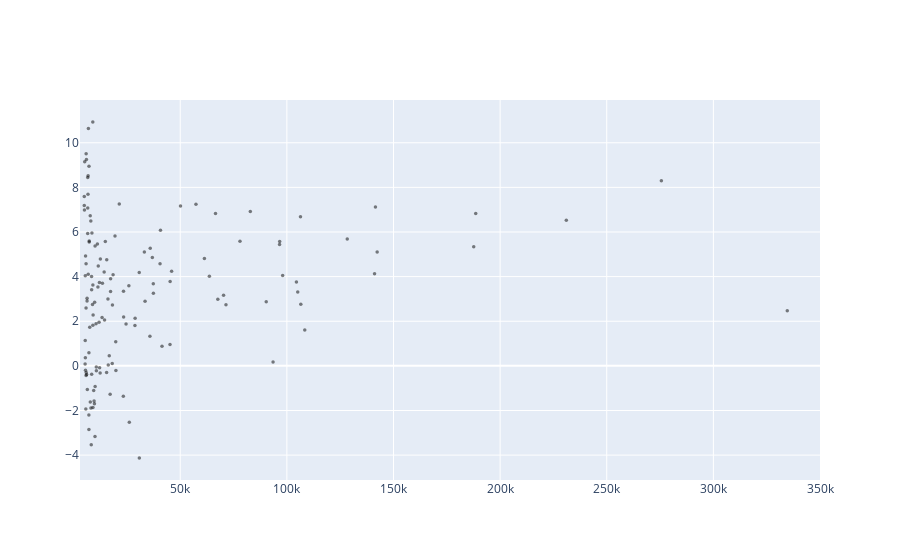

The code cell stored with this chart in its notebook:
### Code cell
fig = go.Figure()
scatter = go.Scatter(x= preparedDfForDelayByAirport["TOTAL_FLIGHTS"], y = preparedDfForDelayByAirport["AVERAGE_ARRIVAL_DELAY"], mode = "markers", name = "",
                    customdata = preparedDfForDelayByAirport.AIRPORT,
                    hovertemplate = "%{customdata} <br>Average delay: %{y} min <br>Flights in 2015: %{x}",
                    marker = dict(
                        color = "black",
                        size = 3.5,
                        opacity = 0.5)
                    )

fig.update(layout_xaxis_range = [3000, 350000])
fig.add_trace(scatter)
fig.show()

### Figure 1 — Plotly figure (JSON) as saved in the notebook; plotly's stock layout.template omitted (floating-point values rounded to 4 significant figures; data arrays with more than 128 entries replaced by an {"elided": "..."} marker saying what was removed)
{"data": [{"customdata": {"elided": "140 str values"}, "hovertemplate": "%{customdata} <br>Average delay: %{y} min <br>Flights in 2015: %{x}", "marker": {"color": "black", "opacity": 0.5, "size": 3.5}, "mode": "markers", "name": "", "type": "scatter", "x": {"elided": "140 int values"}, "y": {"elided": "140 float values"}}], "layout": {"xaxis": {"range": [3000, 350000]}}}
